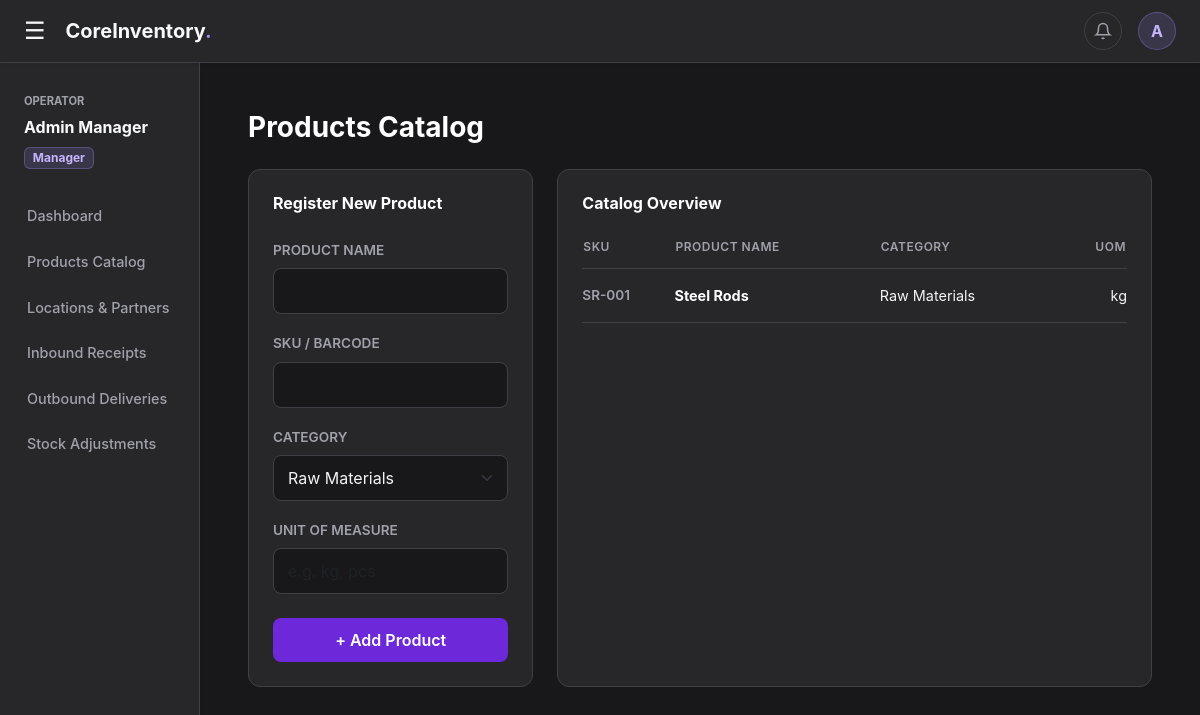
Screenshot of /products (signed in) with the database file from the repository.
### app.py (models this page shows)
class User(db.Model):
    __tablename__ = 'users'
    id = db.Column(db.Integer, primary_key=True)
    username = db.Column(db.String(50), unique=True, nullable=False)
    email = db.Column(db.String(100), unique=True, nullable=False)
    password_hash = db.Column(db.String(255), nullable=False)
    role = db.Column(db.String(20), nullable=False, default='Manager')
    address = db.Column(db.Text, nullable=True)
    preferred_payment = db.Column(db.String(20), nullable=True, default='UPI')

class Product(db.Model):
    __tablename__ = 'products'
    id = db.Column(db.Integer, primary_key=True)
    name = db.Column(db.String(255), nullable=False)
    sku = db.Column(db.String(100), unique=True, nullable=False)
    category_id = db.Column(db.Integer, db.ForeignKey('product_categories.id'))
    unit_of_measure = db.Column(db.String(50), nullable=False)
    created_at = db.Column(db.DateTime, default=datetime.utcnow)

class ProductCategory(db.Model):
    __tablename__ = 'product_categories'
    id = db.Column(db.Integer, primary_key=True)
    name = db.Column(db.String(100), unique=True, nullable=False)

### app.py (the view, shortened to what this page needs)
@app.route('/products', methods=['GET', 'POST'])
@login_required
@role_required('Manager')
def products():
    products_list = db.session.query(Product.id, Product.name, Product.sku, Product.unit_of_measure, ProductCategory.name.label('category_name')).outerjoin(ProductCategory, Product.category_id == ProductCategory.id).all()
    categories = ProductCategory.query.all()
    return render_template('products.html', products=products_list, categories=categories)

### app.py (called while the page is built)
@app.context_processor
def inject_global_data():
    if 'user_id' in session:
        nav_pending = InventoryOperation.query.filter(InventoryOperation.status != 'Done').order_by(InventoryOperation.created_at.desc()).limit(4).all()
        nav_completed = InventoryOperation.query.filter_by(status='Done').order_by(InventoryOperation.created_at.desc()).limit(4).all()
        return dict(nav_pending=nav_pending, nav_completed=nav_completed)
    return dict()

def login_required(f):
    @wraps(f)
    def decorated_function(*args, **kwargs):
        if 'user_id' not in session:
            return redirect(url_for('login'))
        user = User.query.get(session['user_id'])
        if not user:
            session.clear()
            flash('Your session has expired. Please log in again.', 'danger')
            return redirect(url_for('login'))
        return f(*args, **kwargs)
    return decorated_function

def role_required(allowed_role):
    def decorator(f):
        @wraps(f)
        def decorated_function(*args, **kwargs):
            if session.get('user_role') != allowed_role:
                flash(f'Access Denied: Requires {allowed_role} clearance.', 'danger')
                return redirect(url_for('dashboard'))
            return f(*args, **kwargs)
        return decorated_function
    return decorator

### templates/products.html (shortened to what this page needs)
{% extends "base.html" %}
{% block content %}
<div class="d-flex justify-content-between align-items-center mb-4">
    <h1 class="h3 text-white fw-bold mb-0">Products Catalog</h1>
</div>
<div class="row g-4">
    <div class="col-lg-4">
        <div class="panel-card h-100">
            <h6 class="text-white fw-bold mb-4">Register New Product</h6>
            <form method="POST" action="/products">
                <div class="mb-3">
                    <label class="form-label text-muted-custom">Product Name</label>
                    <input type="text" name="name" class="form-control dark-input" required>
                </div>
                <div class="mb-3">
                    <label class="form-label text-muted-custom">SKU / Barcode</label>
                    <input type="text" name="sku" class="form-control dark-input" required>
                </div>
                <div class="mb-3">
                    <label class="form-label text-muted-custom">Category</label>
                    <select name="category_id" class="form-select dark-input" required>
                        {% for cat in categories %}<option value="{{ cat.id }}">{{ cat.name }}</option>{% endfor %}
                    </select>
                </div>
                <div class="mb-4">
                    <label class="form-label text-muted-custom">Unit of Measure</label>
                    <input type="text" name="uom" class="form-control dark-input" required placeholder="e.g. kg, pcs">
                </div>
                <button type="submit" class="btn-purple w-100">+ Add Product</button>
            </form>
        </div>
    </div>
    <div class="col-lg-8">
        <div class="panel-card h-100">
            <h6 class="text-white fw-bold mb-4">Catalog Overview</h6>
            <div class="table-responsive">
                <table class="custom-table">
                    <thead><tr><th>SKU</th><th>Product Name</th><th>Category</th><th class="text-end">UoM</th></tr></thead>
                    <tbody>
                        {% for p in products %}
                        <tr>
                            <td class="text-muted-custom">{{ p.sku }}</td>
                            <td class="fw-bold text-white">{{ p.name }}</td>
                            <td>{{ p.category_name }}</td>
                            <td class="text-end">{{ p.unit_of_measure }}</td>
                        </tr>
                        {% else %}
                        <tr><td colspan="4" class="text-center text-muted py-4">No products found.</td></tr>
                        {% endfor %}
                    </tbody>
                </table>
            </div>
        </div>
    </div>
</div>
{% endblock %}

### templates/base.html (shortened to what this page needs)
<!DOCTYPE html>
<html lang="en">
<head>
    <link href="https://cdn.jsdelivr.net/npm/bootstrap@5.3.0/dist/css/bootstrap.min.css" rel="stylesheet">
</head>
<body>
    <div class="top-navbar sticky-top shadow-sm">
        <div class="d-flex align-items-center">
            <button class="burger-icon" id="sidebarToggle">&#9776;</button>
            <h5 class="mb-0 fw-bold text-light">CoreInventory<span style="color: var(--accent-light)">.</span></h5>
        </div>
        <div class="d-flex align-items-center">
            <div class="dropdown me-3">
                <button class="nav-icon-btn" type="button" data-bs-toggle="dropdown" aria-expanded="false">
                    <svg width="18" height="18" viewBox="0 0 24 24" fill="none" stroke="currentColor" stroke-width="2"><path d="M18 8A6 6 0 0 0 6 8c0 7-3 9-3 9h18s-3-2-3-9"></path><path d="M13.73 21a2 2 0 0 1-3.46 0"></path></svg>
                </button>
            </div>
            <div class="dropdown">
                <button class="profile-btn" type="button" data-bs-toggle="dropdown" aria-expanded="false">
                    {{ session.get('user_name', 'U')[0] | upper }}
                </button>
            </div>
        </div>
    </div>
    <div class="container-fluid position-relative">
        <div class="row flex-nowrap">
            <nav id="sidebar" class="col-auto col-md-3 col-lg-2 px-0 sidebar-menu shadow-sm">
                <div class="px-4 mb-4">
                    <small class="text-uppercase fw-bold" style="color: var(--text-muted); font-size: 0.7rem;">Operator</small>
                    <div class="text-light mt-1 fw-bold">{{ session.get('user_name', 'System User') }}</div>
                    <span class="badge mt-2" style="background: rgba(167, 139, 250, 0.15); color: #C4B5FD; border: 1px solid rgba(167, 139, 250, 0.3);">{{ session.get('user_role', 'Guest') }}</span>
                </div>
                <a href="/dashboard">Dashboard</a>
                {% if session.get('user_role') == 'Manager' %}
                    <a href="/products">Products Catalog</a>
                    <a href="/locations">Locations & Partners</a>
                {% endif %}
                <a href="/receipts">Inbound Receipts</a>
                <a href="/deliveries">Outbound Deliveries</a>
                <a href="/adjustments">Stock Adjustments</a>
            </nav>
            <main class="col px-md-5 py-5">
                {% block content %}{% endblock %}
            </main>
        </div>
    </div>
</body>
</html>

### templates/base.html (style rules this page uses)
:root { --bg-dark: #18181B; --surface-dark: #27272A; --border-dark: #3F3F46; --text-primary: #F4F4F5; --text-muted: #A1A1AA; --accent-light: #A78BFA; }
body { background-color: var(--bg-dark); color: var(--text-primary); overflow-x: hidden; font-family: 'Inter', system-ui, sans-serif; }
.top-navbar { background-color: var(--surface-dark); border-bottom: 1px solid var(--border-dark); padding: 12px 24px; display: flex; align-items: center; justify-content: space-between; }
.burger-icon { font-size: 1.5rem; cursor: pointer; margin-right: 20px; border: none; background: none; color: var(--text-primary); padding: 0; transition: color 0.2s; }
.nav-icon-btn { background: transparent; border: 1px solid var(--border-dark); color: var(--text-muted); border-radius: 50%; width: 38px; height: 38px; display: flex; align-items: center; justify-content: center; transition: all 0.2s; position: relative; }
.profile-btn { background: rgba(167, 139, 250, 0.15); color: #C4B5FD; border: 1px solid rgba(167, 139, 250, 0.3); border-radius: 50%; width: 38px; height: 38px; font-weight: bold; display: flex; align-items: center; justify-content: center; text-decoration: none; cursor: pointer; }
.sidebar-menu { min-height: calc(100vh - 63px); background-color: var(--surface-dark); border-right: 1px solid var(--border-dark); padding-top: 24px; transition: all 0.2s ease-in-out; }
.sidebar-menu a { color: var(--text-muted); text-decoration: none; padding: 12px 24px; display: block; font-weight: 500; font-size: 0.9rem; transition: all 0.2s; border-left: 3px solid transparent; }

### templates/products.html (style rules this page uses)
.panel-card { background-color: #27272A; border: 1px solid #3F3F46; border-radius: 12px; padding: 24px; }
.dark-input { background-color: #18181B; border: 1px solid #3F3F46; color: #F4F4F5; border-radius: 8px; padding: 10px 14px; transition: all 0.2s; }
.custom-table { width: 100%; color: #F4F4F5; font-size: 0.9rem; }
.custom-table th { color: #A1A1AA; text-transform: uppercase; font-size: 0.75rem; letter-spacing: 0.5px; border-bottom: 1px solid #3F3F46; padding-bottom: 12px; font-weight: 600; }
.custom-table td { padding: 16px 0; border-bottom: 1px solid #3F3F46; vertical-align: middle; }
.btn-purple { background-color: #6D28D9; color: white; border: none; border-radius: 8px; padding: 10px 24px; font-weight: 600; transition: all 0.2s; }
.text-muted-custom { color: #A1A1AA; font-size: 0.85rem; font-weight: 600; text-transform: uppercase; }

### rows the page displays
User: get "Admin Manager", get "Manager"
Product: sku "SR-001", name "Steel Rods", category_name "Raw Materials", unit_of_measure "kg"

### other values shown
{{ session.get('user_name', 'U')[0] | upper }} "A"
form field category_id "Raw Materials"
